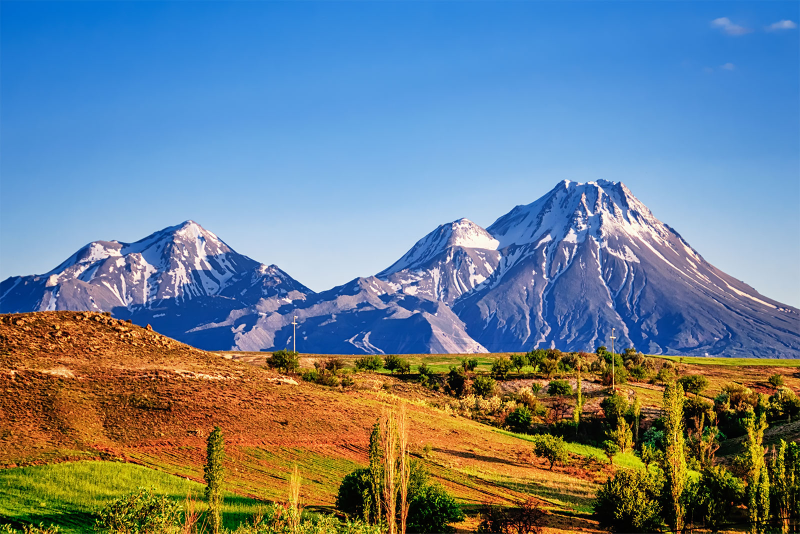
#> input picture mountain.jpg, 1600 x 1067 px (shown at 1/2 size)
$ jupyter execute --allow-errors 'computer vision tutorial.ipynb'   (shell and % lines are left out)
#> lines starting #> are read from the running program, lines starting #| are printed output that depends on the picture; after the words box and inside, x2 and y2 are one past the last pixel; in counts of white or black regions, pixels touching at a corner belong together
## Introduction
This tutorial will introduce some basic computer vision processes focused on images. While humans see the world through their two eyes and the visible light spectrum, computers just see binary represented as an image format. So the high level goal in computer vision is to obtain a high-level understanding of images and video. Computer vision is used for a wide range of applications and disciplines. Object detection, image segmentation, facial recognition, and path reconstruction are among the most common applications in the real world.

## Tutorial Content
To give this introductory tutorial on computer vision techniques, we will use the open source library [OpenCV](https://opencv.org/). This is perhaps the most commonly used computer vision library supporting a variety of languages (Python, C++, Java, and others) and providing a number of algorithms across a number of domains.

We will use a subset of the data from the [MNIST handwritten digits database](http://yann.lecun.com/exdb/mnist/) to build a classifier for digits. This is a very well-known database for training and testing in machine learning. We use this library rather than some other well-known image classification libraries, primarily because each image is relatively small (28x28 originally but resized to 20x20), so it won't take too long to run end-to-end.

## Installing the libraries
Although C++ is the most commonly used programming language for OpenCV (primarily because of performance), the Python version is perhaps the easiest to use and learn some basic techniques. OpenCV's most recent stable release is version 4.1.1, while older stable versions (namely 3.4.7 and 2.4.13) are still used by many users. The differences between OpenCV version 3.* and 4.* can be summarized [here](https://opencv.org/opencv-4-0/) if you are interested, but shouldn't be important for the purpose of this tutorial.

You can install OpenCV using `pip`

`$ pip3 install opencv-python`

After which, you may need to install some additional libraries by running

`$ apt-get update`

`$ apt-get install -y libsm6 libxext6 libxrender-dev`

You can check the installation by running

`import cv2`

`print(cv2.__version__)`

which should output something like
`4.1.1`

## Loading images
Let's start out by loading a color image:

[cell 1]
import cv2
import matplotlib.pyplot as plt
import numpy as np

img = cv2.imread('mountain.jpg')
#> img is the input picture: shape (1067, 1600, 3); mean B, G, R 142.1, 128.1, 109.5

Here we use [imread](https://docs.opencv.org/4.1.1/d4/da8/group__imgcodecs.html#ga288b8b3da0892bd651fce07b3bbd3a56) to load an image file to an "image" variable. In the case of color images, the decoded images are stored in Blue Green Red order.

In a typical Python program (and other OpenCV supported languages), the image could easily be displayed using OpenCV's built-in [imshow](https://docs.opencv.org/4.1.1/df/d24/group__highgui__opengl.html#gaae7e90aa3415c68dba22a5ff2cefc25d) function that creates a new window to show the image. However, given that we are using jupyter notebook, this function can cause the kernel to crash. To show the image, we use matplotlib's [pyplot](https://matplotlib.org/api/pyplot_api.html) to show the image.

[cell 2]
# since opencv loads images in BGR format by default, we need to convert it to RGB to show properly
img_rgb = cv2.cvtColor(img, cv2.COLOR_BGR2RGB)
plt.xticks([]), plt.yticks([]) # to hide tick marks, which typically aren't useful
plt.imshow(img_rgb)
plt.show()

Let's define a simple helper function for future viewing of images:

[cell 3]
def show_img(image):
    plt.xticks([]), plt.yticks([])
    plt.imshow(image)
    plt.show()

We can also load and view the image using grayscale:

[cell 4]
img_gray = cv2.imread('mountain.jpg', 0) # specifying a second argument of 0 loads the image in grayscale
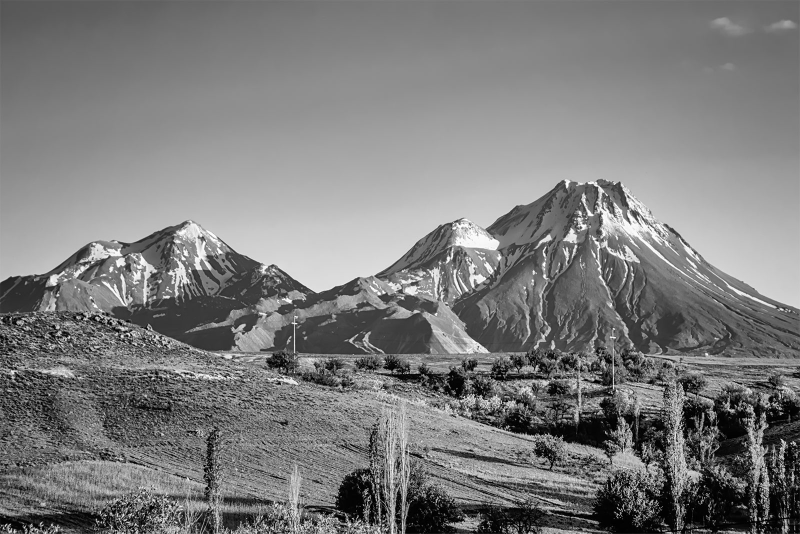
#> img_gray: shape (1067, 1600) (shown at 1/2 size); min 0, max 255, mean 124.1
plt.imshow(img_gray, cmap = 'gray')      # showing the image in grayscale requires altering the colormap
plt.xticks([]), plt.yticks([])
plt.show()

Pixel values can be accessed/modified by row and column coordinates. For color (BGR) images, an array of the corresponding Blue, Green, Red values are given. For a gray image, only the intensity is returned.

[cell 5]
# Accessing image's pixel values
pix_color_arr = img[388,388] # 3x1 array, pixel at (388,388)
#> pix_color_arr = [229, 183, 135]
print("Blue, Green, Red, of pixel at (388,388): %s" % pix_color_arr)
#| Blue, Green, Red, of pixel at (388,388): [229 183 135]

pix_gray = img_gray[388,388] # scalar, intensity at (388, 388)
#> pix_gray = 174
print("Intensity of pixel at (388, 388)" % pix_gray)
#| Intensity of pixel at (388, 388)

# Modifying image's pixel values
img[388, 388] = [255,0,255]
#> img: shape (1067, 1600, 3); under 0.01% of pixels changed, all inside (x1, y1, x2, y2) = (388, 388, 389, 389)
print("Blue, Green, Red, of pixel at (388,388): %s" % img[388,388])
#| Blue, Green, Red, of pixel at (388,388): [255   0 255]

Finally, getting the image's dimensions and other features is important for certain image operations and transformations.

[cell 6]
print("Color image's shape: %s" % (img.shape,)) # outputs the (# rows, # cols, # color channels if color img)
#| Color image's shape: (1067, 1600, 3)
print("Gray image's shape: %s" % (img_gray.shape,))
#| Gray image's shape: (1067, 1600)

print("Color image's size: %s" % img.size) # total number of pixels
#| Color image's size: 5121600
print("Gray image's size: %s" % img_gray.size)
#| Gray image's size: 1707200

print("Color image's datatype %s" % img.dtype) # datatype of image is very important for debugging some type-specific errors in certain algorithms
#| Color image's datatype uint8
print("Gray image's datatype %s" % img_gray.dtype)
#| Gray image's datatype uint8

## Image Processing
OpenCV provides a number of ways to transform certain components of images. One simple processing technique is filtering for basic noise reduction. We can accomplish this through two common methods:
* [Averaging](https://docs.opencv.org/2.4/modules/imgproc/doc/filtering.html#filter2d)- add all pixels in a block, take its average and replace central pixel with new average value

This can be done in OpenCV as follows for a 15x15 block:

[cell 7]
avg_matrix = np.ones((25,25), np.float32) / 625
avg_img = cv2.filter2D(img_rgb, -1, avg_matrix)
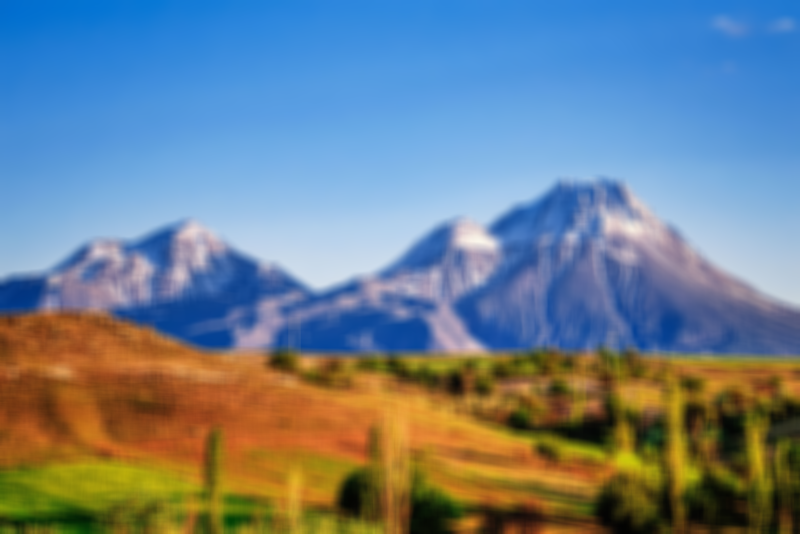
#> avg_img: shape (1067, 1600, 3) (shown at 1/2 size); mean R, G, B 109.5, 128.1, 142.1
show_img(avg_img)

* [Gaussian blurring](https://docs.opencv.org/2.4/modules/imgproc/doc/filtering.html#gaussianblur)- convolve each pixel in a block with a Gaussian kernel and sum each multiplication to get the pixel

    * Generally, it's preferred to use gaussian blurring as opposed to averaging since it has more natural blurring and less artifacts around blocks

[cell 8]
blurred_img = cv2.GaussianBlur(img_rgb,(25,25), 20)
show_img(blurred_img)

Varying the size of the Gaussian kernel and the standard deviation can also impact the level of blur. Higher standard deviations lead to more dramatic blurring and noise reduction at the cost of detail.

[cell 9]
print("Stdev=5")
blurred_img = cv2.GaussianBlur(img_rgb,(25,25), 5)
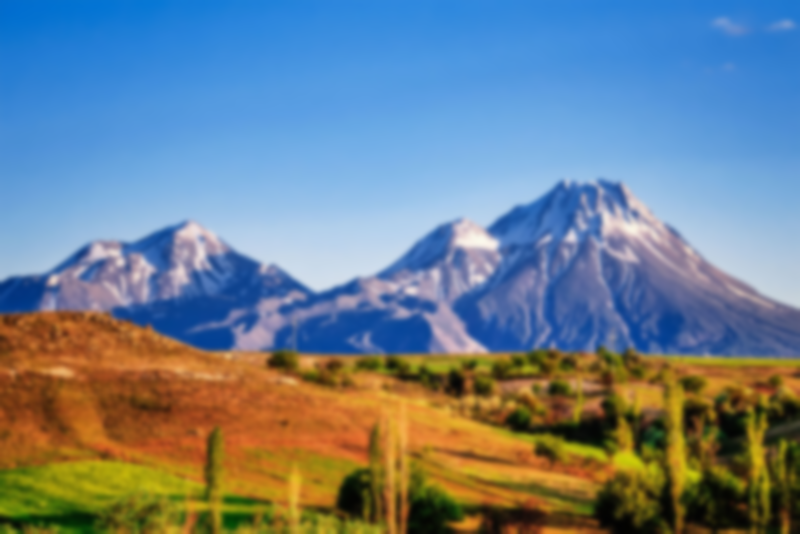
#> blurred_img: shape (1067, 1600, 3) (shown at 1/2 size); mean R, G, B 109.5, 128.1, 142.1
show_img(blurred_img)

print("Stdev=15")
blurred_img = cv2.GaussianBlur(img_rgb,(25,25), 15)
show_img(blurred_img)

print("Stdev=50")
blurred_img = cv2.GaussianBlur(img_rgb,(25,25), 50)
show_img(blurred_img)

## Image Classification Process
In the process of image classification, the key steps are to:
1. Obtain input image
2. Apply preprocessing procedure(s)
3. Extract "features" (e.g. HOG)
4. Use learning algorithm on extracted features (e.g. SVM, CNN, Random Forests)
5. Assign label assignment

## Loading Our Data
We first load the digit data into a numpy array. This subset of the MNIST data has just 500 images for each digit type. Once we load the image, we follow a procedure to effectively refine the edges of the image by first blurring/smoothing the image slightly and then subtracting the smoothed image from the original image. More details on this procedure can be found [here](https://en.wikipedia.org/wiki/Unsharp_masking#Digital_unsharp_masking) and more info on how this is implemented in OpenCV can be found [here](https://stackoverflow.com/questions/4993082/how-to-sharpen-an-image-in-opencv).

This cell may take a few minutes to load all the images and perform the preprocessing procedures.

[cell 10]
# digits loaded in numerical order (0's then 1's and so on)
digits = []
#> (the rest of this cell did not finish here and is left out)

Since the data (both testing and training) is stored in sorted numerical order in one array, we shuffle the data for the later splitting into training and testing. This step is unnecessary if your data is already split into a training and testing dataset. Shuffling both the digits and label arrays in Python follows the procedure given [here](https://stackoverflow.com/questions/4601373/better-way-to-shuffle-two-numpy-arrays-in-unison).

[cell 11]
# randomize data for splitting into training and test dataset
perm = np.random.permutation(len(digits))
#> (the rest of this cell did not finish here and is left out)

## Getting Image Features
Image features are a representation of information within a given image. They can range in complexity from a single pixel to "corners" and "edges".

The benefit of representing images using features is we can filter out unnecessary details and save space; however, we may lose differentiating information. It's also important to note that features are not always intuitive as certain algorithms (e.g. CNNs) can create their own feature representations.

In this tutorial, we will detail one such representation called [Histogram of Oriented Gradients (HOG)](https://en.wikipedia.org/wiki/Histogram_of_oriented_gradients). This describes local object appearance and shape through a distribution of intensity gradients (edge directions).

So how does HOG work?
1. Gradient calculation by passing the following 1D filter kernels in both the x and y direction for every pixel

2. Divide a detection window into a 'cell' grid
3. Produce a histogram of gradients for each of these cells

(Image from: *Applying Computer Vision for Monitoring Visitor Numbers - A Geographical Approach - Scientific Figure on ResearchGate. Available from: https://www.researchgate.net/figure/Histogramms-of-Oriented-Gradients-Own-arrangement-based-on-Mallick-2016_fig13_320948063 [accessed 16 Oct, 2019]*)
4. Normalize the blocks (section of cells) for contrast

5. Create a list of these vectors to complete our feature representation

In OpenCV, creating this feature descriptor is not too hard using the [HOGDescriptor](https://docs.opencv.org/master/d5/d33/structcv_1_1HOGDescriptor.html#a5c8e8ce0578512fe80493ed3ed88ca83) class. The only annoying part is that if we don't use the default values for the constructor, we have to define the HOGDescriptor for every other value.

[cell 12]
winSize = (20,20) # image size is 20x20 so default window size needs adjusted
blockSize = (8,8) # arbitrarily chosen to be 8x8
blockStride = (4,4) # should be less than block size
nbins = 9 # number of bins in our histogram
signedGradient = True # gradient direction matters for digits

# Creating the HOG descriptor requires using just all defaults or specifying every value
# All other values are just set to their defaults
hog_descriptor = cv2.HOGDescriptor(winSize, blockSize, blockStride, (8,8), nbins, 1, -1, 0, 0.2, 1, 64, signedGradient)

With this `HOGDescriptor`, we can simply call `.compute(img)` to get the feature descriptor for img.

[cell 13]
hog_descriptors = []
for digit_img in digits:
    hog_descriptors.append(hog_descriptor.compute(digit_img))
hog_descriptors = np.squeeze(hog_descriptors) # to remove outler list
